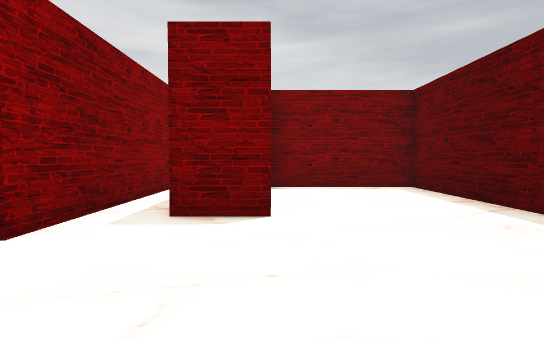
View 1 (above)

12 first-person views from a walk through a 3-D level made in the Unity game engine. The camera is 1.3 m above the floor, tilts 2° down and sees 75° across. The floor is counted in squares, 2 m on a side. Each view is taken from the middle of a square. On the plan, view 1 faces up. The plan holds only what a view shows up to about 10 squares ahead; the rest is blank.

View 2
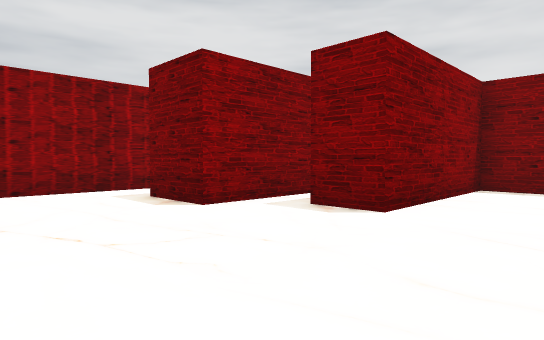

View 3
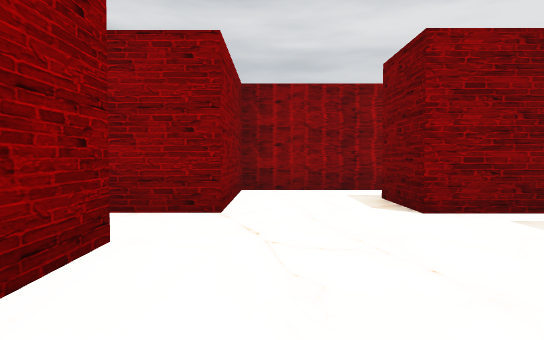

View 4
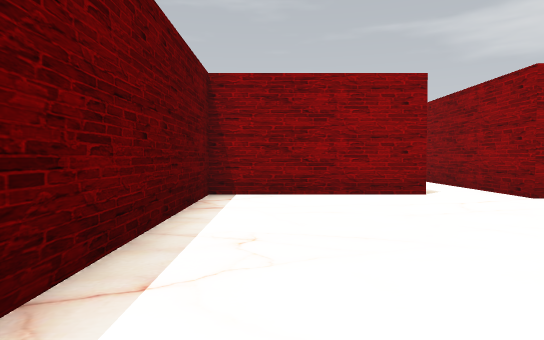

View 5
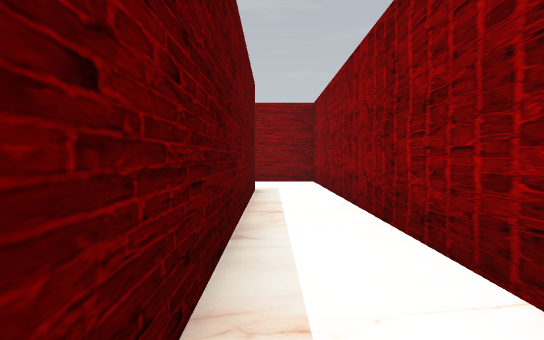

View 6
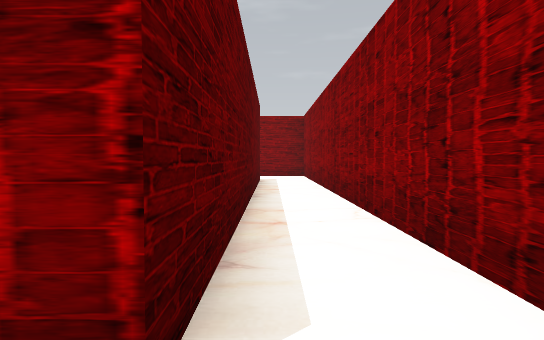

View 7
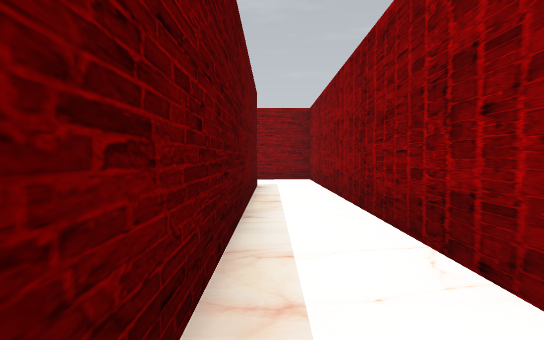

View 8
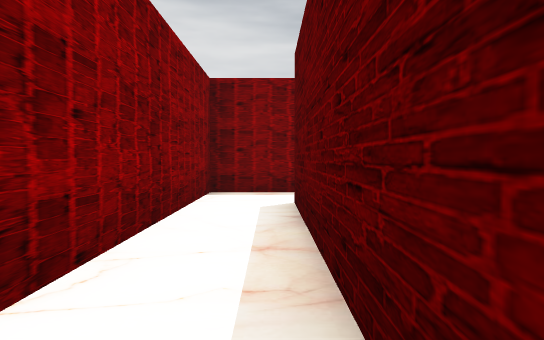

View 9
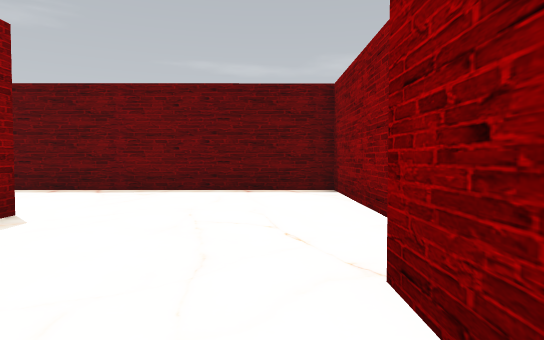

View 10
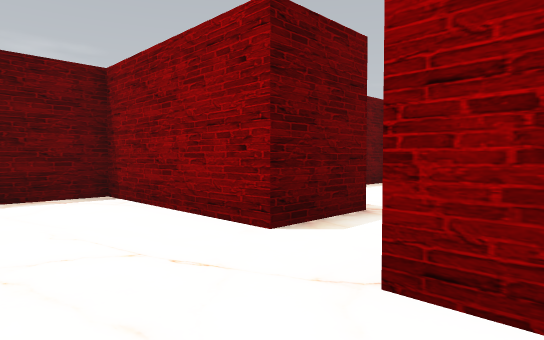

View 11
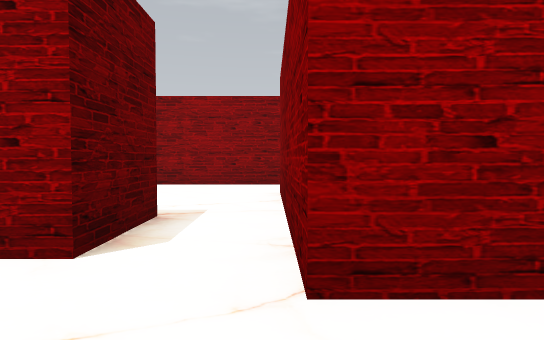

View 12
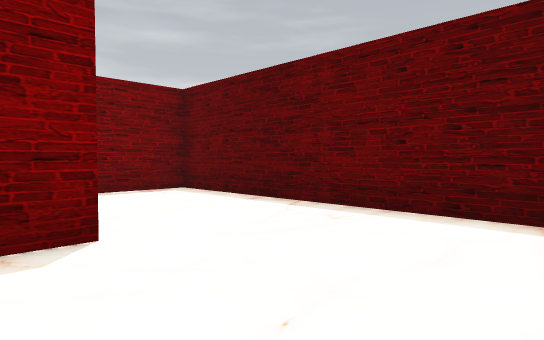

### Floor plan
Points are (right, up) in squares from view 1. A wall is a line through its corners. A room is listed if a view was taken in it or the views show most of it. See-through windows are left out.
Room 1 (views 1, 2, 3, 4, 11, 12)
walls: (-2.1, 0.4) (-2.1, -2.6); (-0.7, -2) (-0.7, -0.3) (3.1, -0.2) (3.1, 7.8) (0, 7.8) (0, 3.9) (-1.2, 3.9); (-2.1, 7.3) (-2.1, 2.8)
ways out: opening at (-3, 1.5) to room 2; opening at (-1.5, -1.5)
Room 2 (views 5, 6, 7, 8, 9, 10)
walls: (-2.1, 2.8) (-3.7, 2.8) (-3.7, 12.1) (-3.2, 12.1); (-3.5, 13.6) (-5.2, 13.6) (-5.1, 0.4) (-2.1, 0.4)
ways out: opening at (-3, 1.5) to room 1

Positions as (right, up) in squares from view 1, and headings:
1: (0, 0), facing up
2: (2, 0), facing up-left
3: (2, 1), facing left
4: (2, 6), facing down
5: (-4, 10), facing down
6: (-4, 13), facing down
7: (-4, 11), facing down
8: (-4, 7), facing up
9: (-4, 1), facing right
10: (-3, 2), facing down-right
11: (-2, 2), facing down
12: (-1, 1), facing up-right
